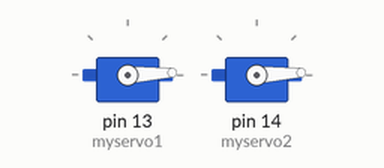
Bench run of a sketch on a simulated Arduino Uno, built with avr-gcc and run on an emulated ATmega328P. On the bench: 2 × servo.

Above: at 0.05 s.
At 1.35 s:
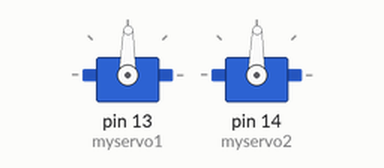
At 2.65 s:
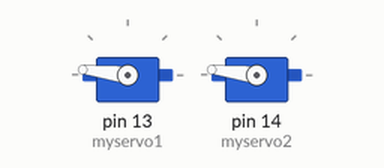
At 5.25 s:
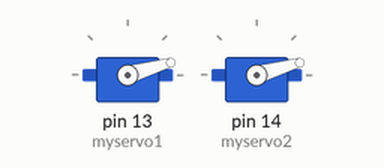
Timing chart, 0 to 7.1 s (numbered marks = the images above):
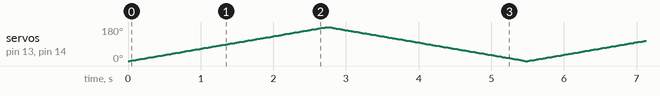

The sketch:

Servomotors.ino
```cpp
/*
 * Archivo: Servomotors.ino
 * Autor: Cristobal Cuevas
 * Comentarios: Control servomotors
 * Fecha: 29-07-2022
 *
 */
#include <Servo.h>
Servo myservo1;
Servo myservo2;
int pos = 0;
void setup() {
  myservo1.attach(13);
  myservo2.attach(14);
}
void loop() {
  for (pos = 0; pos <= 180; pos += 1) {
    myservo1.write(pos);
    myservo2.write(pos);
    delay(15);
  }
  for (pos = 180; pos >= 0; pos -= 1) {
    myservo1.write(pos);
    myservo2.write(pos);
    delay(15);
  }
}
```
